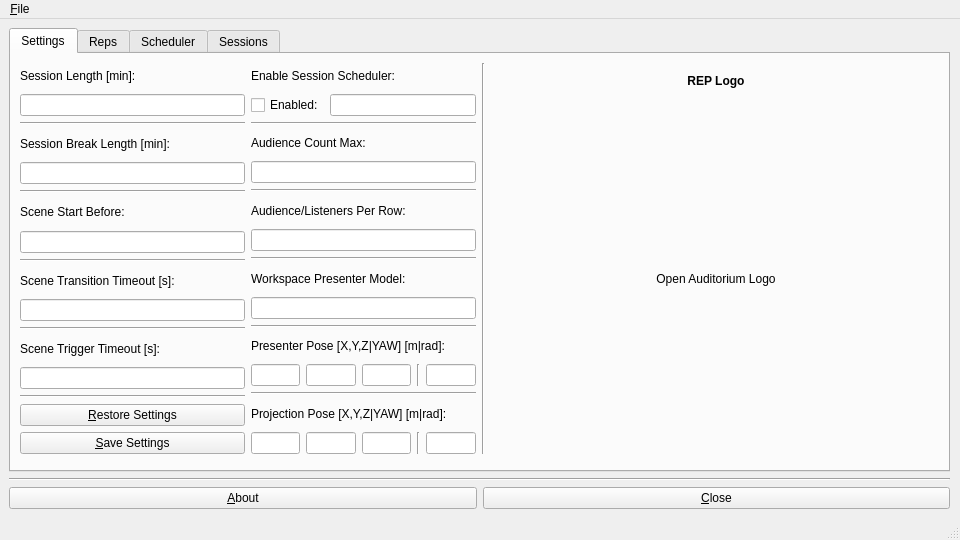
<?xml version="1.0" encoding="UTF-8"?>
<ui version="4.0">
 <class>win_wai_oa</class>
 <widget class="QMainWindow" name="win_wai_oa">
  <property name="geometry">
   <rect>
    <x>0</x>
    <y>0</y>
    <width>960</width>
    <height>540</height>
   </rect>
  </property>
  <property name="windowTitle">
   <string>WAI OPEN AUDITORIUM</string>
  </property>
  <widget class="QWidget" name="centralwidget">
   <widget class="QWidget" name="verticalLayoutWidget">
    <property name="geometry">
     <rect>
      <x>9</x>
      <y>9</y>
      <width>941</width>
      <height>481</height>
     </rect>
    </property>
    <layout class="QVBoxLayout" name="lay_ver_wai_oa">
     <item>
      <widget class="QTabWidget" name="tab_wai_oa">
       <property name="currentIndex">
        <number>0</number>
       </property>
       <widget class="QWidget" name="tab_wai_oa_settings">
        <attribute name="title">
         <string>Settings</string>
        </attribute>
        <widget class="QWidget" name="horizontalLayoutWidget_2">
         <property name="geometry">
          <rect>
           <x>9</x>
           <y>9</y>
           <width>921</width>
           <height>391</height>
          </rect>
         </property>
         <layout class="QHBoxLayout" name="lay_hor_wai_oa_settings" stretch="1,1,0,2">
          <item>
           <layout class="QVBoxLayout" name="lay_ver_wai_oa_settings_left">
            <item>
             <widget class="QLabel" name="lbl_wai_oa_settings_session_length">
              <property name="text">
               <string>Session Length [min]:</string>
              </property>
             </widget>
            </item>
            <item>
             <widget class="QLineEdit" name="lne_wai_oa_settings_session_length"/>
            </item>
            <item>
             <widget class="Line" name="lin_wai_oa_session_length_session_break_length">
              <property name="orientation">
               <enum>Qt::Horizontal</enum>
              </property>
             </widget>
            </item>
            <item>
             <widget class="QLabel" name="lbl_wai_oa_settings_session_break_length">
              <property name="text">
               <string>Session Break Length [min]:</string>
              </property>
             </widget>
            </item>
            <item>
             <widget class="QLineEdit" name="lne_wai_oa_settings_session_break_length"/>
            </item>
            <item>
             <widget class="Line" name="lin_wai_oa_session_break_session_start_before">
              <property name="orientation">
               <enum>Qt::Horizontal</enum>
              </property>
             </widget>
            </item>
            <item>
             <widget class="QLabel" name="lbl_wai_oa_settings_scene_start_before">
              <property name="text">
               <string>Scene Start Before:</string>
              </property>
             </widget>
            </item>
            <item>
             <widget class="QLineEdit" name="lne_wai_oa_settings_scene_start_before"/>
            </item>
            <item>
             <widget class="Line" name="lin_wai_oa_scene_start_before_scene_transition_timeout">
              <property name="orientation">
               <enum>Qt::Horizontal</enum>
              </property>
             </widget>
            </item>
            <item>
             <widget class="QLabel" name="lbl_wai_oa_settings_scene_transition_timout">
              <property name="text">
               <string>Scene Transition Timeout [s]:</string>
              </property>
             </widget>
            </item>
            <item>
             <widget class="QLineEdit" name="lne_wai_oa_settings_scene_transition_timout"/>
            </item>
            <item>
             <widget class="Line" name="lin_wai_oa_scene_transition_timeout_scene_trigger_timeout">
              <property name="orientation">
               <enum>Qt::Horizontal</enum>
              </property>
             </widget>
            </item>
            <item>
             <widget class="QLabel" name="lbl_wai_oa_settings_scene_trigger_timout">
              <property name="text">
               <string>Scene Trigger Timeout [s]:</string>
              </property>
             </widget>
            </item>
            <item>
             <widget class="QLineEdit" name="lne_wai_oa_settings_scene_trigger_timout"/>
            </item>
            <item>
             <widget class="Line" name="lin_wai_oa_scene_trigger_timeout_settings">
              <property name="orientation">
               <enum>Qt::Horizontal</enum>
              </property>
             </widget>
            </item>
            <item>
             <widget class="QPushButton" name="btn_wai_oa_settings_load">
              <property name="text">
               <string>&amp;Restore Settings</string>
              </property>
             </widget>
            </item>
            <item>
             <widget class="QPushButton" name="btn_wai_oa_settings_save">
              <property name="text">
               <string>&amp;Save Settings</string>
              </property>
             </widget>
            </item>
           </layout>
          </item>
          <item>
           <layout class="QVBoxLayout" name="verticalLayout">
            <item>
             <widget class="QLabel" name="lbl_wai_oa_settings_enable_session_scheduler">
              <property name="text">
               <string>Enable Session Scheduler:</string>
              </property>
             </widget>
            </item>
            <item>
             <layout class="QHBoxLayout" name="horizontalLayout_3">
              <item>
               <widget class="QCheckBox" name="chk_wai_oa_settings_enable_session_scheduler">
                <property name="text">
                 <string>Enabled:</string>
                </property>
               </widget>
              </item>
              <item>
               <widget class="QLineEdit" name="lne_wai_oa_settings_enable_session_scheduler">
                <property name="readOnly">
                 <bool>true</bool>
                </property>
               </widget>
              </item>
             </layout>
            </item>
            <item>
             <widget class="Line" name="lin_wai_oa_enable_session_scheduler_audience_count_max">
              <property name="orientation">
               <enum>Qt::Horizontal</enum>
              </property>
             </widget>
            </item>
            <item>
             <widget class="QLabel" name="lbl_wai_oa_settings_audience_count_max">
              <property name="text">
               <string>Audience Count Max:</string>
              </property>
             </widget>
            </item>
            <item>
             <widget class="QLineEdit" name="lne_wai_oa_settings_audience_count_max"/>
            </item>
            <item>
             <widget class="Line" name="lin_wai_oa_audience_count_max_audience_per_row">
              <property name="orientation">
               <enum>Qt::Horizontal</enum>
              </property>
             </widget>
            </item>
            <item>
             <widget class="QLabel" name="lbl_wai_oa_settings_audience_listeners_per_row">
              <property name="text">
               <string>Audience/Listeners Per Row:</string>
              </property>
             </widget>
            </item>
            <item>
             <widget class="QLineEdit" name="lne_wai_oa_settings_audience_listeners_per_row"/>
            </item>
            <item>
             <widget class="Line" name="lin_wai_oa_audience_per_row_workspace_presenter_model">
              <property name="orientation">
               <enum>Qt::Horizontal</enum>
              </property>
             </widget>
            </item>
            <item>
             <widget class="QLabel" name="lbl_wai_oa_settings_workspace_presenter_model">
              <property name="text">
               <string>Workspace Presenter Model:</string>
              </property>
             </widget>
            </item>
            <item>
             <widget class="QLineEdit" name="lne_wai_oa_settings_workspace_presenter_model"/>
            </item>
            <item>
             <widget class="Line" name="lin_wai_oa_workspace_presenter_model_presenter_pose">
              <property name="orientation">
               <enum>Qt::Horizontal</enum>
              </property>
             </widget>
            </item>
            <item>
             <widget class="QLabel" name="lbl_wai_oa_settings_presenter_pose">
              <property name="text">
               <string>Presenter Pose [X,Y,Z|YAW] [m|rad]:</string>
              </property>
             </widget>
            </item>
            <item>
             <layout class="QHBoxLayout" name="horizontalLayout">
              <item>
               <widget class="QLineEdit" name="lne_wai_oa_settings_presenter_pose_x"/>
              </item>
              <item>
               <widget class="QLineEdit" name="lne_wai_oa_settings_presenter_pose_y"/>
              </item>
              <item>
               <widget class="QLineEdit" name="lne_wai_oa_settings_presenter_pose_z"/>
              </item>
              <item>
               <widget class="Line" name="lin_presenter_pose">
                <property name="orientation">
                 <enum>Qt::Vertical</enum>
                </property>
               </widget>
              </item>
              <item>
               <widget class="QLineEdit" name="lne_wai_oa_settings_presenter_pose_yaw"/>
              </item>
             </layout>
            </item>
            <item>
             <widget class="Line" name="lin_wai_oa_presenter_pose_projection_pose">
              <property name="orientation">
               <enum>Qt::Horizontal</enum>
              </property>
             </widget>
            </item>
            <item>
             <widget class="QLabel" name="lbl_wai_oa_settings_projection_pose">
              <property name="text">
               <string>Projection Pose [X,Y,Z|YAW] [m|rad]:</string>
              </property>
             </widget>
            </item>
            <item>
             <layout class="QHBoxLayout" name="horizontalLayout_2">
              <item>
               <widget class="QLineEdit" name="lne_wai_oa_settings_projection_pose_x"/>
              </item>
              <item>
               <widget class="QLineEdit" name="lne_wai_oa_settings_projection_pose_y"/>
              </item>
              <item>
               <widget class="QLineEdit" name="lne_wai_oa_settings_projection_pose_z"/>
              </item>
              <item>
               <widget class="Line" name="lin_wai_oa_projection_pose">
                <property name="orientation">
                 <enum>Qt::Vertical</enum>
                </property>
               </widget>
              </item>
              <item>
               <widget class="QLineEdit" name="lne_wai_oa_settings_projection_pose_yaw"/>
              </item>
             </layout>
            </item>
           </layout>
          </item>
          <item>
           <widget class="Line" name="lin_wai_oa_session_settings_rep_logo">
            <property name="orientation">
             <enum>Qt::Vertical</enum>
            </property>
           </widget>
          </item>
          <item>
           <layout class="QVBoxLayout" name="lay_ver_wai_oa_settings_right" stretch="1,10">
            <item>
             <widget class="QLabel" name="lbl_wai_oa_settings_logo_label">
              <property name="font">
               <font>
                <weight>75</weight>
                <bold>true</bold>
               </font>
              </property>
              <property name="text">
               <string>REP Logo</string>
              </property>
              <property name="alignment">
               <set>Qt::AlignCenter</set>
              </property>
             </widget>
            </item>
            <item>
             <widget class="QLabel" name="lbl_wai_oa_settings_logo">
              <property name="text">
               <string>Open Auditorium Logo</string>
              </property>
              <property name="alignment">
               <set>Qt::AlignCenter</set>
              </property>
             </widget>
            </item>
           </layout>
          </item>
         </layout>
        </widget>
       </widget>
       <widget class="QWidget" name="tab_wai_oa_reps">
        <attribute name="title">
         <string>Reps</string>
        </attribute>
        <widget class="QWidget" name="horizontalLayoutWidget_3">
         <property name="geometry">
          <rect>
           <x>10</x>
           <y>10</y>
           <width>921</width>
           <height>391</height>
          </rect>
         </property>
         <layout class="QHBoxLayout" name="lay_hor_wai_oa_reps" stretch="1,0,1">
          <property name="spacing">
           <number>6</number>
          </property>
          <property name="sizeConstraint">
           <enum>QLayout::SetDefaultConstraint</enum>
          </property>
          <item>
           <layout class="QVBoxLayout" name="lay_ver_wai_oa_reps_left">
            <item>
             <widget class="QListWidget" name="lst_wai_oa_reps"/>
            </item>
            <item>
             <widget class="Line" name="lin_wai_oa_reps_rep_list_rep_buttons">
              <property name="orientation">
               <enum>Qt::Horizontal</enum>
              </property>
             </widget>
            </item>
            <item>
             <widget class="QPushButton" name="btn_wai_oa_reps_edit">
              <property name="text">
               <string>&amp;Edit REP Selection</string>
              </property>
             </widget>
            </item>
            <item>
             <widget class="QPushButton" name="btn_wai_oa_reps_load">
              <property name="text">
               <string>&amp;Restore REP Selection</string>
              </property>
             </widget>
            </item>
            <item>
             <widget class="QPushButton" name="btn_wai_oa_reps_save">
              <property name="text">
               <string>&amp;Save REP Selection</string>
              </property>
             </widget>
            </item>
           </layout>
          </item>
          <item>
           <widget class="Line" name="lin_wai_oa_reps_rep_selection_rep_logo">
            <property name="orientation">
             <enum>Qt::Vertical</enum>
            </property>
           </widget>
          </item>
          <item>
           <layout class="QVBoxLayout" name="lay_ver_wai_oa_reps_right" stretch="1,10">
            <item>
             <widget class="QLabel" name="lbl_wai_oa_reps_logo_label">
              <property name="font">
               <font>
                <weight>75</weight>
                <bold>true</bold>
               </font>
              </property>
              <property name="text">
               <string>REP Preview</string>
              </property>
              <property name="alignment">
               <set>Qt::AlignCenter</set>
              </property>
             </widget>
            </item>
            <item>
             <widget class="QLabel" name="lbl_wai_oa_reps_logo">
              <property name="text">
               <string>TextLabel</string>
              </property>
              <property name="alignment">
               <set>Qt::AlignCenter</set>
              </property>
             </widget>
            </item>
           </layout>
          </item>
         </layout>
        </widget>
       </widget>
       <widget class="QWidget" name="tab_wai_oa_scheduler">
        <attribute name="title">
         <string>Scheduler</string>
        </attribute>
        <widget class="QWidget" name="horizontalLayoutWidget_4">
         <property name="geometry">
          <rect>
           <x>9</x>
           <y>9</y>
           <width>921</width>
           <height>391</height>
          </rect>
         </property>
         <layout class="QHBoxLayout" name="lay_hor_wai_oa_scheduler" stretch="1,1,1">
          <item>
           <layout class="QVBoxLayout" name="lay_ver_wai_oa_scheduler_left">
            <item>
             <widget class="QLabel" name="lbl_wai_oa_scheduler_time_slots">
              <property name="text">
               <string>Daily Session Time Slots:</string>
              </property>
             </widget>
            </item>
            <item>
             <widget class="Line" name="line_4">
              <property name="orientation">
               <enum>Qt::Horizontal</enum>
              </property>
             </widget>
            </item>
            <item>
             <widget class="QPushButton" name="btn_wai_oa_scheduler_time_slots">
              <property name="text">
               <string>&amp;Edit Selected Time Slot</string>
              </property>
             </widget>
            </item>
            <item>
             <widget class="QListWidget" name="lst_wai_oa_scheduler_time_slots"/>
            </item>
            <item>
             <widget class="Line" name="line_13">
              <property name="orientation">
               <enum>Qt::Horizontal</enum>
              </property>
             </widget>
            </item>
            <item>
             <widget class="QPushButton" name="btn_wai_oa_scheduler_save">
              <property name="text">
               <string>&amp;Save Scheduler Session Settings</string>
              </property>
             </widget>
            </item>
            <item>
             <widget class="QPushButton" name="btn_wai_oa_scheduler_load">
              <property name="text">
               <string>&amp;Reload Scheduler Session Settings</string>
              </property>
             </widget>
            </item>
           </layout>
          </item>
          <item>
           <layout class="QVBoxLayout" name="lay_ver_wai_oa_scheduler_middle" stretch="0,0,0,0,0,0">
            <item>
             <widget class="QLabel" name="lbl_wai_oa_scheduler_sessions">
              <property name="text">
               <string>Daily Session Overview:</string>
              </property>
             </widget>
            </item>
            <item>
             <widget class="Line" name="line_23">
              <property name="orientation">
               <enum>Qt::Horizontal</enum>
              </property>
             </widget>
            </item>
            <item>
             <widget class="QPushButton" name="btn_wai_oa_scheduler_session_settings">
              <property name="text">
               <string>&amp;Edit Selected Session</string>
              </property>
             </widget>
            </item>
            <item>
             <widget class="QListWidget" name="lst_wai_oa_scheduler_sessions"/>
            </item>
            <item>
             <widget class="Line" name="line_22">
              <property name="orientation">
               <enum>Qt::Horizontal</enum>
              </property>
             </widget>
            </item>
            <item>
             <layout class="QHBoxLayout" name="lay_hor_wai_oa_scheduler_weekday">
              <item>
               <widget class="QLabel" name="lbl_wai_oa_scheduler_weekday">
                <property name="text">
                 <string>Weekday:</string>
                </property>
               </widget>
              </item>
              <item>
               <widget class="QComboBox" name="cmb_wai_oa_scheduler_weekday">
                <property name="currentText">
                 <string>monday</string>
                </property>
                <property name="maxVisibleItems">
                 <number>7</number>
                </property>
                <item>
                 <property name="text">
                  <string>monday</string>
                 </property>
                </item>
                <item>
                 <property name="text">
                  <string>tuesday</string>
                 </property>
                </item>
                <item>
                 <property name="text">
                  <string>wednesday</string>
                 </property>
                </item>
                <item>
                 <property name="text">
                  <string>thursday</string>
                 </property>
                </item>
                <item>
                 <property name="text">
                  <string>friday</string>
                 </property>
                </item>
                <item>
                 <property name="text">
                  <string>saturday</string>
                 </property>
                </item>
                <item>
                 <property name="text">
                  <string>sunday</string>
                 </property>
                </item>
               </widget>
              </item>
             </layout>
            </item>
           </layout>
          </item>
          <item>
           <layout class="QVBoxLayout" name="lay_ver_wai_oa_scheduler_right">
            <item>
             <widget class="QLabel" name="lbl_wai_oa_scheduler_session_settings">
              <property name="text">
               <string>Session Overview:</string>
              </property>
             </widget>
            </item>
            <item>
             <widget class="Line" name="line_2">
              <property name="orientation">
               <enum>Qt::Horizontal</enum>
              </property>
             </widget>
            </item>
            <item>
             <layout class="QHBoxLayout" name="lay_hor_wai_oa_scheduler_session_time">
              <item>
               <widget class="QLabel" name="lbl_wai_oa_scheduler_session_time">
                <property name="text">
                 <string>Session Time:</string>
                </property>
               </widget>
              </item>
              <item>
               <widget class="QLineEdit" name="lne_wai_oa_scheduler_session_time_start_hour">
                <property name="readOnly">
                 <bool>true</bool>
                </property>
               </widget>
              </item>
              <item>
               <widget class="QLineEdit" name="lne_wai_oa_scheduler_session_time_start_minute">
                <property name="readOnly">
                 <bool>true</bool>
                </property>
               </widget>
              </item>
              <item>
               <widget class="QLabel" name="lbl_wai_oa_scheduler_session_time_start_end">
                <property name="text">
                 <string>-</string>
                </property>
               </widget>
              </item>
              <item>
               <widget class="QLineEdit" name="lne_wai_oa_scheduler_session_time_end_hour">
                <property name="readOnly">
                 <bool>true</bool>
                </property>
               </widget>
              </item>
              <item>
               <widget class="QLineEdit" name="lne_wai_oa_scheduler_session_time_end_minute">
                <property name="readOnly">
                 <bool>true</bool>
                </property>
               </widget>
              </item>
             </layout>
            </item>
            <item>
             <layout class="QHBoxLayout" name="lay_hor_wai_oa_scheduler_session_group">
              <item>
               <widget class="QLabel" name="lbl_wai_oa_scheduler_session_group">
                <property name="text">
                 <string>Session Group:</string>
                </property>
               </widget>
              </item>
              <item>
               <widget class="QLineEdit" name="lne_wai_oa_scheduler_session_group"/>
              </item>
             </layout>
            </item>
            <item>
             <layout class="QHBoxLayout" name="lay_hor_wai_oa_scheduler_session_topic">
              <item>
               <widget class="QLabel" name="label_4">
                <property name="text">
                 <string>Session Topic:</string>
                </property>
               </widget>
              </item>
              <item>
               <widget class="QLineEdit" name="lne_wai_oa_scheduler_session_topic"/>
              </item>
             </layout>
            </item>
            <item>
             <layout class="QHBoxLayout" name="lay_hor_wai_oa_scheduler_session_name">
              <item>
               <widget class="QLabel" name="label_5">
                <property name="text">
                 <string>Session Name:</string>
                </property>
               </widget>
              </item>
              <item>
               <widget class="QLineEdit" name="lne_wai_oa_scheduler_session_name"/>
              </item>
             </layout>
            </item>
            <item>
             <widget class="Line" name="line">
              <property name="orientation">
               <enum>Qt::Horizontal</enum>
              </property>
             </widget>
            </item>
            <item>
             <widget class="QLabel" name="lbl_wai_oa_scheduler_preview_label">
              <property name="text">
               <string>Session Preview:</string>
              </property>
             </widget>
            </item>
            <item>
             <widget class="QLabel" name="lbl_wai_oa_scheduler_preview">
              <property name="text">
               <string/>
              </property>
              <property name="alignment">
               <set>Qt::AlignCenter</set>
              </property>
             </widget>
            </item>
            <item>
             <spacer name="verticalSpacer">
              <property name="orientation">
               <enum>Qt::Vertical</enum>
              </property>
              <property name="sizeHint" stdset="0">
               <size>
                <width>20</width>
                <height>40</height>
               </size>
              </property>
             </spacer>
            </item>
           </layout>
          </item>
         </layout>
        </widget>
       </widget>
       <widget class="QWidget" name="tab_wai_oa_sessions">
        <attribute name="title">
         <string>Sessions</string>
        </attribute>
        <widget class="QWidget" name="horizontalLayoutWidget">
         <property name="geometry">
          <rect>
           <x>9</x>
           <y>9</y>
           <width>921</width>
           <height>391</height>
          </rect>
         </property>
         <layout class="QHBoxLayout" name="lay_hor_wai_oa_sessions" stretch="5,5,0,0,0,10">
          <property name="spacing">
           <number>3</number>
          </property>
          <item>
           <layout class="QVBoxLayout" name="lay_ver_wai_oa_sessions_left">
            <item>
             <widget class="QLabel" name="lbl_wai_oa_sessions">
              <property name="text">
               <string>Sessions - Selected for launch:</string>
              </property>
             </widget>
            </item>
            <item>
             <widget class="QLineEdit" name="lne_wai_oa_sessions"/>
            </item>
            <item>
             <widget class="QListWidget" name="lst_wai_oa_sessions">
              <property name="sortingEnabled">
               <bool>true</bool>
              </property>
             </widget>
            </item>
            <item>
             <widget class="QPushButton" name="btn_wai_oa_save_session_selected_default">
              <property name="text">
               <string>&amp;Select For Launch</string>
              </property>
             </widget>
            </item>
            <item>
             <widget class="QPushButton" name="btn_wai_oa_session_import">
              <property name="text">
               <string>&amp;Import</string>
              </property>
             </widget>
            </item>
            <item>
             <widget class="Line" name="lin_wai_oa_sessions_scenes">
              <property name="orientation">
               <enum>Qt::Horizontal</enum>
              </property>
             </widget>
            </item>
            <item>
             <widget class="QLabel" name="lbl_wai_oa_scenes">
              <property name="text">
               <string>Scenes:</string>
              </property>
             </widget>
            </item>
            <item>
             <widget class="QListWidget" name="lst_wai_oa_scenes">
              <property name="sortingEnabled">
               <bool>true</bool>
              </property>
             </widget>
            </item>
           </layout>
          </item>
          <item>
           <layout class="QVBoxLayout" name="lay_ver_wai_oa_sessions_middle">
            <item>
             <widget class="QLabel" name="label_3">
              <property name="text">
               <string>Scene Interactions:</string>
              </property>
             </widget>
            </item>
            <item>
             <widget class="QListWidget" name="lst_wai_oa_interactions"/>
            </item>
            <item>
             <widget class="Line" name="line_3">
              <property name="orientation">
               <enum>Qt::Horizontal</enum>
              </property>
             </widget>
            </item>
            <item>
             <widget class="QPushButton" name="btn_wai_oa_interaction_remove">
              <property name="text">
               <string>&amp;Remove</string>
              </property>
             </widget>
            </item>
            <item>
             <widget class="QPushButton" name="btn_wai_oa_interaction_edit">
              <property name="text">
               <string>&amp;Edit</string>
              </property>
             </widget>
            </item>
            <item>
             <widget class="QPushButton" name="btn_wai_oa_interaction_add">
              <property name="text">
               <string>&amp;Add</string>
              </property>
             </widget>
            </item>
           </layout>
          </item>
          <item>
           <widget class="Line" name="line_5">
            <property name="frameShadow">
             <enum>QFrame::Sunken</enum>
            </property>
            <property name="orientation">
             <enum>Qt::Vertical</enum>
            </property>
           </widget>
          </item>
          <item>
           <layout class="QVBoxLayout" name="lay_ver_wai_oa_sessions_interactions_add">
            <item>
             <widget class="QPushButton" name="btn_wai_oa_camera_graph_3d">
              <property name="toolTip">
               <string>Add CAMERA on 3D-GRAPH!</string>
              </property>
              <property name="text">
               <string/>
              </property>
             </widget>
            </item>
            <item>
             <widget class="QPushButton" name="btn_wai_oa_camera_graph_eval">
              <property name="toolTip">
               <string>Add CAMERA on EVAL-GRAPH!</string>
              </property>
              <property name="text">
               <string/>
              </property>
             </widget>
            </item>
            <item>
             <widget class="QPushButton" name="btn_wai_oa_camera_overview">
              <property name="toolTip">
               <string>Add CAMERA on OVERVIEW!</string>
              </property>
              <property name="text">
               <string/>
              </property>
             </widget>
            </item>
            <item>
             <widget class="QPushButton" name="btn_wai_oa_camera_presenter">
              <property name="toolTip">
               <string>Add CAMERA on PRESENTER!</string>
              </property>
              <property name="text">
               <string/>
              </property>
             </widget>
            </item>
           </layout>
          </item>
          <item>
           <widget class="Line" name="line_21">
            <property name="orientation">
             <enum>Qt::Vertical</enum>
            </property>
           </widget>
          </item>
          <item>
           <layout class="QVBoxLayout" name="lay_ver_wai_oa_sessions_right" stretch="7,0,3">
            <item>
             <widget class="QLabel" name="lbl_wai_oa_scene_preview">
              <property name="text">
               <string>Scene Preview</string>
              </property>
              <property name="alignment">
               <set>Qt::AlignCenter</set>
              </property>
             </widget>
            </item>
            <item>
             <widget class="QLabel" name="lbl_wai_oa_interactions_triggers_available">
              <property name="text">
               <string>Available Interactions/Triggers:</string>
              </property>
             </widget>
            </item>
            <item>
             <layout class="QHBoxLayout" name="lay_ver_wai_oa_int_trig_available">
              <item>
               <widget class="QListWidget" name="lst_wai_oa_interactions_available"/>
              </item>
              <item>
               <widget class="QListWidget" name="lst_wai_oa_triggers_available"/>
              </item>
             </layout>
            </item>
           </layout>
          </item>
         </layout>
        </widget>
       </widget>
      </widget>
     </item>
     <item>
      <widget class="Line" name="lin_wai_oa_settings_parameters_settings_buttons">
       <property name="orientation">
        <enum>Qt::Horizontal</enum>
       </property>
      </widget>
     </item>
     <item>
      <layout class="QHBoxLayout" name="lay_hor_wai_oa_buttons">
       <item>
        <widget class="QPushButton" name="btn_wai_oa_about">
         <property name="text">
          <string>&amp;About</string>
         </property>
        </widget>
       </item>
       <item>
        <widget class="QPushButton" name="btn_wai_oa_close">
         <property name="text">
          <string>&amp;Close</string>
         </property>
        </widget>
       </item>
      </layout>
     </item>
    </layout>
   </widget>
  </widget>
  <widget class="QMenuBar" name="menubar">
   <property name="geometry">
    <rect>
     <x>0</x>
     <y>0</y>
     <width>960</width>
     <height>22</height>
    </rect>
   </property>
   <widget class="QMenu" name="menuFile">
    <property name="title">
     <string>&amp;File</string>
    </property>
    <addaction name="action_About"/>
    <addaction name="action_Close"/>
   </widget>
   <addaction name="menuFile"/>
  </widget>
  <widget class="QStatusBar" name="statusbar"/>
  <action name="action_Close">
   <property name="text">
    <string>&amp;Close</string>
   </property>
  </action>
  <action name="action_About">
   <property name="text">
    <string>&amp;About</string>
   </property>
  </action>
 </widget>
 <resources/>
 <connections/>
</ui>
